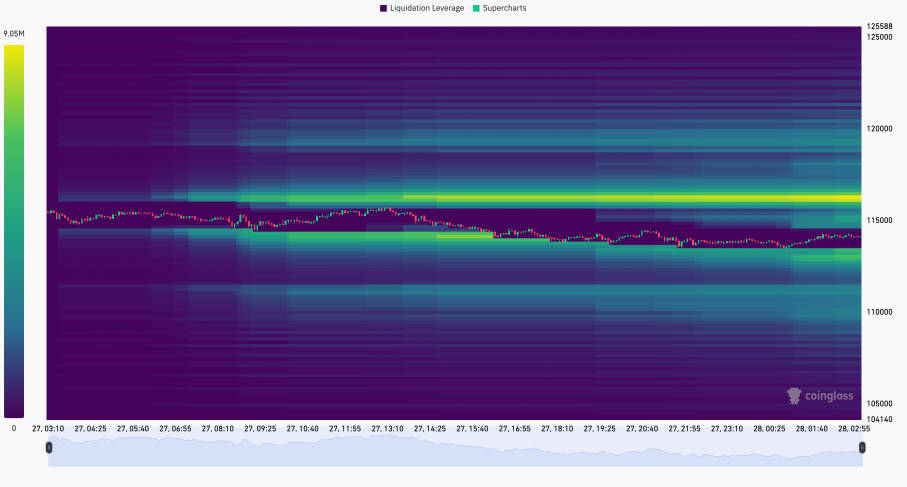
#> input picture src/screenshots/cropped/BTC_24h_CLEAN_CHART.png, 2720 x 1460 px, found by its file name (shown at 1/3 size)
$ python create_professional_composition.py
#> lines starting #> are read from the running program, lines starting #| are printed output that depends on the picture
#!/usr/bin/env python3
"""
PROFESSIONAL HEATMAP COMPOSITION
Bloomberg Terminal Quality - PROPER spacing, NO overlapping text

Creates a framed composition with:
- Top margin for headers
- Bottom margin for footer
- Clean chart in center (UNTOUCHED)
- Arrows pointing FROM margins TO zones

Author: Oracle Dev AI for Vince Quant Whale Empire
"""

from PIL import Image, ImageDraw, ImageFont
import sys
import os

def create_professional_composition(chart_path, output_path):
    """
    Create Bloomberg-quality composition with proper margins
    """

    print("🐋 CREATING PROFESSIONAL COMPOSITION")
    print("=" * 80)

    # Load the clean chart
    chart = Image.open(chart_path)
#> chart is the input picture: PIL image 2720x1460 RGB; mean R, G, B 106.4, 97.9, 143.6
    chart_width, chart_height = chart.size
#> chart_width = 2720; chart_height = 1460
    print(f"Chart size: {chart_width} x {chart_height}")
#| Chart size: 2720 x 1460

    # Define margins (professional spacing)
    TOP_MARGIN = 200      # Header area
    BOTTOM_MARGIN = 150   # Footer area
    SIDE_MARGIN = 100     # Left/right padding

    # Create new canvas with margins
    canvas_width = chart_width + (SIDE_MARGIN * 2)
#> canvas_width = 2920
    canvas_height = chart_height + TOP_MARGIN + BOTTOM_MARGIN
#> canvas_height = 1810

    print(f"Canvas size: {canvas_width} x {canvas_height}")
#| Canvas size: 2920 x 1810

    # Create white canvas
    canvas = Image.new('RGB', (canvas_width, canvas_height), (255, 255, 255))
#> canvas: PIL image 2920x1810 RGB; every value is 255

    # Paste chart in center (with margins)
    chart_x = SIDE_MARGIN
    chart_y = TOP_MARGIN
    canvas.paste(chart, (chart_x, chart_y))
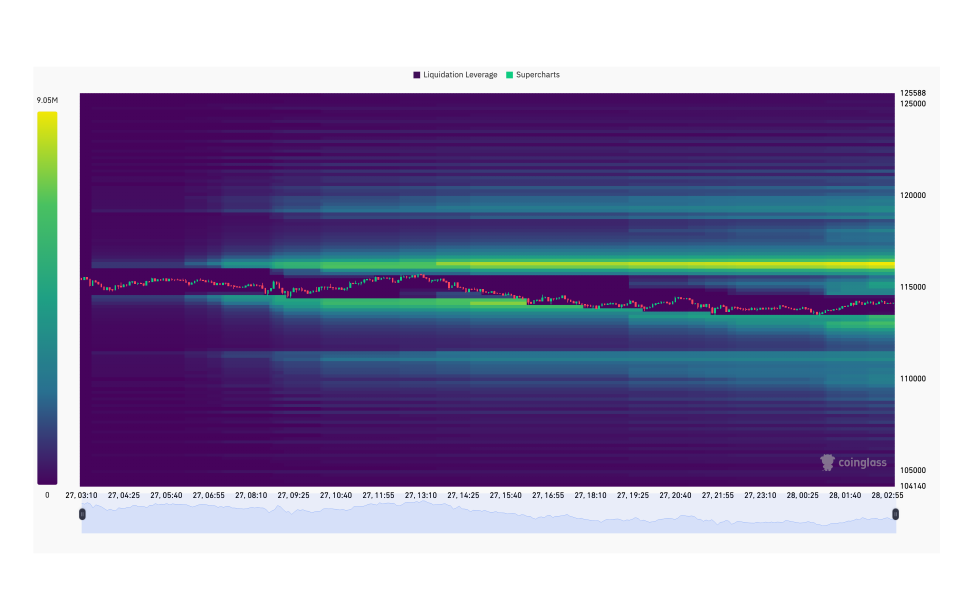
#> canvas: PIL image 2920x1810 RGB (shown at 1/3 size); mean R, G, B 143.4, 137, 171.3

    print("✅ Chart pasted with proper margins")

    # Initialize drawing
    draw = ImageDraw.Draw(canvas)

    # Try to load a good font (fallback to default)
    try:
        # Try system fonts (macOS)
        font_large = ImageFont.truetype("/System/Library/Fonts/Helvetica.ttc", 80)
        font_medium = ImageFont.truetype("/System/Library/Fonts/Helvetica.ttc", 60)
        font_small = ImageFont.truetype("/System/Library/Fonts/Helvetica.ttc", 40)
        print("✅ Loaded Helvetica fonts")
    except:
        try:
            # Try Arial
            font_large = ImageFont.truetype("/Library/Fonts/Arial.ttf", 80)
            font_medium = ImageFont.truetype("/Library/Fonts/Arial.ttf", 60)
            font_small = ImageFont.truetype("/Library/Fonts/Arial.ttf", 40)
            print("✅ Loaded Arial fonts")
        except:
            # Fallback to default
            font_large = ImageFont.load_default()
            font_medium = ImageFont.load_default()
            font_small = ImageFont.load_default()
            print("⚠️  Using default font")

    # Colors (RGB)
    YELLOW = (255, 255, 0)
    GREEN = (0, 255, 0)
    WHITE = (255, 255, 255)
    RED = (255, 0, 0)
    CYAN = (0, 255, 255)
    BLACK = (0, 0, 0)

    # TOP HEADER AREA (in margin, not on chart)
    header_text = "BTC LIQUIDATION HEATMAP - 24H"
    header_x = 50
    header_y = 50
    draw.text((header_x, header_y), header_text, fill=CYAN, font=font_large)
    print(f"✅ Header at ({header_x}, {header_y})")

    # WHALE TARGET annotation - in LEFT margin, arrow points to chart
    whale_text = "WHALE TARGET:"
    whale_price = "$111.5K"
    whale_y = TOP_MARGIN + 300  # Middle of chart area

    # Text in left margin
    draw.text((20, whale_y - 30), whale_text, fill=GREEN, font=font_medium)
    draw.text((20, whale_y + 40), whale_price, fill=GREEN, font=font_large)

    # Arrow pointing from text INTO chart at whale zone
    arrow_start = (SIDE_MARGIN - 10, whale_y + 20)
    arrow_end = (SIDE_MARGIN + 200, whale_y + 20)
    draw.line([arrow_start, arrow_end], fill=GREEN, width=8)
    # Arrowhead
    draw.polygon([
        arrow_end,
        (arrow_end[0] - 20, arrow_end[1] - 15),
        (arrow_end[0] - 20, arrow_end[1] + 15)
    ], fill=GREEN)

    print(f"✅ Whale target annotation with arrow")

    # SECONDARY TARGET - in RIGHT margin
    secondary_text = "SECONDARY:"
    secondary_price = "~$120K"
    secondary_y = TOP_MARGIN + 100

    # Text in right margin (right-aligned)
    text_x = canvas_width - 450
#> text_x = 2470
    draw.text((text_x, secondary_y - 30), secondary_text, fill=YELLOW, font=font_medium)
    draw.text((text_x, secondary_y + 40), secondary_price, fill=YELLOW, font=font_large)

    # Arrow pointing from text INTO chart
    arrow_start_r = (canvas_width - SIDE_MARGIN + 10, secondary_y + 20)
#> arrow_start_r = (2830, 320)
    arrow_end_r = (canvas_width - SIDE_MARGIN - 200, secondary_y + 20)
#> arrow_end_r = (2620, 320)
    draw.line([arrow_start_r, arrow_end_r], fill=YELLOW, width=8)
    # Arrowhead
    draw.polygon([
        arrow_end_r,
        (arrow_end_r[0] + 20, arrow_end_r[1] - 15),
        (arrow_end_r[0] + 20, arrow_end_r[1] + 15)
    ], fill=YELLOW)

    print(f"✅ Secondary target annotation with arrow")

    # BOTTOM FOOTER (in margin, not on chart)
    footer_text = "Data: CoinGlass.com  |  Analysis: @VincentOrtegaJr  |  Vince Quant Whale Empire"
    footer_y = canvas_height - BOTTOM_MARGIN + 50
#> footer_y = 1710
    footer_x = 50
    draw.text((footer_x, footer_y), footer_text, fill=BLACK, font=font_small)
    print(f"✅ Footer at ({footer_x}, {footer_y})")
#| ✅ Footer at (50, 1710)

    # Add subtle border around chart area
    border_box = [
        (chart_x - 5, chart_y - 5),
        (chart_x + chart_width + 5, chart_y + chart_height + 5)
    ]
#> border_box = [(95, 195), (2825, 1665)]
    draw.rectangle(border_box, outline=BLACK, width=3)
    print(f"✅ Border around chart")

    # Save final composition
    canvas.save(output_path, quality=95, optimize=True)
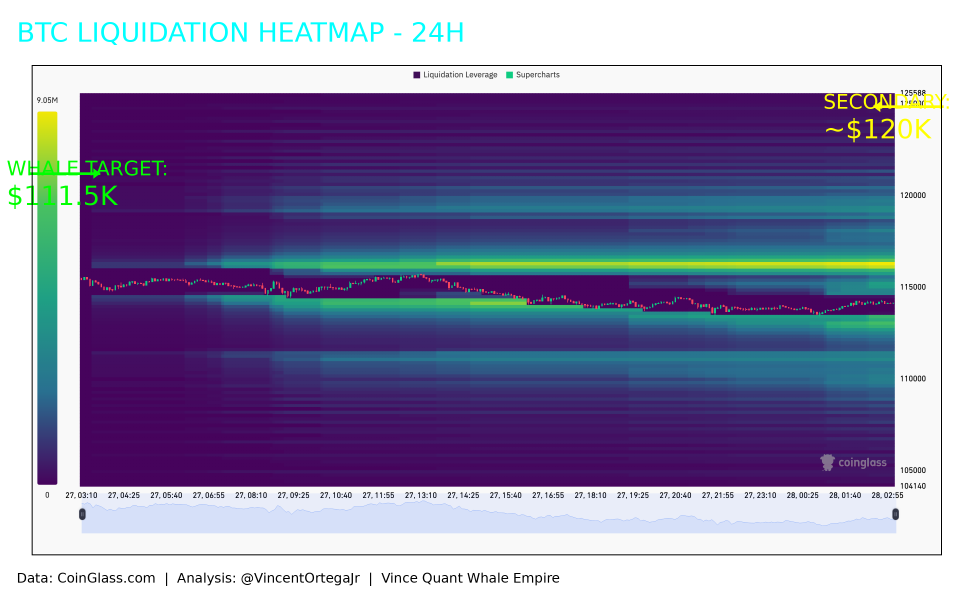
#> saved as BTC_24h_PROFESSIONAL_FINAL.png: PIL image 2920x1810 RGB (shown at 1/3 size); mean R, G, B 140.4, 135.8, 168.8
    print(f"\n✅ SAVED: {output_path}")
    print(f"   Size: {canvas_width} x {canvas_height}")
#|    Size: 2920 x 1810
    print(f"   Quality: PROFESSIONAL - No overlapping text!")

    return output_path


if __name__ == "__main__":
    # Paths
    chart_path = "/Users/vincentortegajr/crypto-autotrading-platform/src/screenshots/cropped/BTC_24h_CLEAN_CHART.png"
    output_path = "/Users/vincentortegajr/crypto-autotrading-platform/screenshots/social/BTC_24h_PROFESSIONAL_FINAL.png"

    try:
        result = create_professional_composition(chart_path, output_path)
        print("\n" + "=" * 80)
        print("🎉 SUCCESS - PROFESSIONAL COMPOSITION COMPLETE")
        print("=" * 80)
        print(f"\nOpen it: open {output_path}")

    except Exception as e:
        print(f"\n❌ ERROR: {e}")
        import traceback
        traceback.print_exc()
        sys.exit(1)
